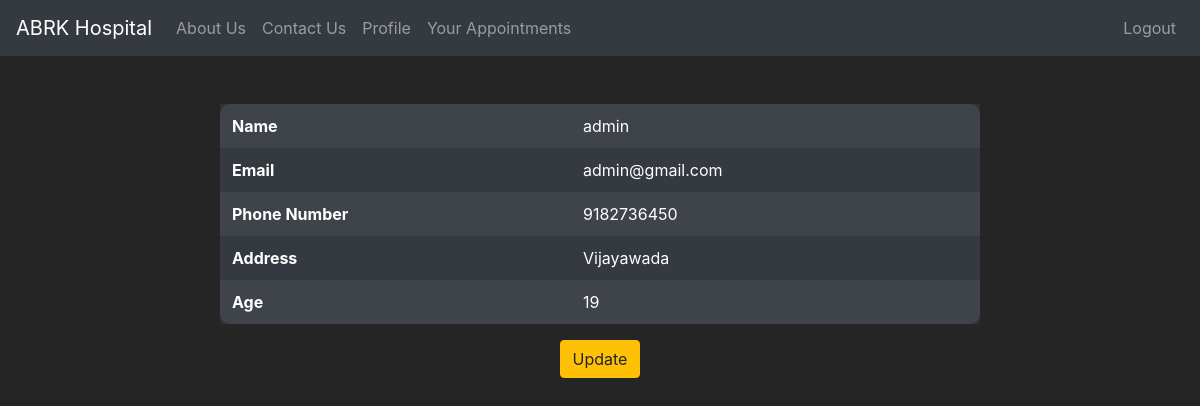
Page /hospital/profile/ (signed in) on the committed database.
### hospitalapp/models.py (models this page shows)
class Register(AbstractBaseUser, PermissionsMixin):
    name = models.CharField(max_length=30)
    username = models.CharField(max_length=20, unique=True)
    address = models.CharField(max_length=255)
    gender_choice = (('Male', 'male'), ('Female', 'female'), ('Other', 'other'))
    gender = models.CharField(max_length=6, choices=gender_choice)
    age = models.IntegerField()
    phone_number = models.CharField(max_length=10)
    email = models.EmailField(max_length=30, unique=True)
    is_active = models.BooleanField(default=True)
    is_superuser = models.BooleanField(default=True)
    is_staff = models.BooleanField(default=False)
    is_admin = models.BooleanField(default=True)
    USERNAME_FIELD = 'username'
    REQUIRED_FIELDS = ['email']
    objects = MyUserManager()
    def __str__(self):
        return self.username

### hospitalapp/views.py (the view)
# urls.py: path('profile/', views.profile, name="profile"),
def profile(request):
    if request.user.is_authenticated:
        data = request.user
        return render(request, "profile.html", {'data': data})

### hospitalapp/templates/profile.html
{% extends 'base.html' %}
{% block content %}
<div class="container mt-5">
    <div class="row justify-content-center">
        <table style="border-radius: 10px;" class="col-8 table table-dark table-borderless table-hover table-striped" style="color: white;">
            <tr>
                <th>Name</th>
                <td>{{data}}</td>
            </tr>
            <tr>
                <th>Email</th>
                <td>{{data.email}}</td>
            </tr>
            <tr>
                <th>Phone Number</th>
                <td>{{data.phone_number}}</td>
            </tr>
            <tr>
                <th>Address</th>
                <td>{{data.address}}</td>
            </tr>
            <tr>
                <th>Age</th>
                <td>{{data.age}}</td>
            </tr>
        </table>
    </div>
    <div class="text-center">
        <a href="{% url 'update' %}"><button class="btn btn-warning">Update</button></a>
    </div>
</div>
{% endblock %}

### hospitalapp/templates/base.html (style rules this page uses)
body { background-color: rgb(37, 37, 37); color: white; }

### rows in the picture
Register: username "admin", email "admin@gmail.com", phone_number "9182736450", address "Vijayawada", age "19"
